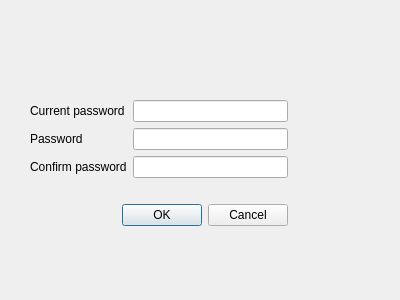
<?xml version="1.0" encoding="UTF-8"?>
<ui version="4.0">
 <class>ChangePass</class>
 <widget class="QDialog" name="ChangePass">
  <property name="geometry">
   <rect>
    <x>0</x>
    <y>0</y>
    <width>400</width>
    <height>300</height>
   </rect>
  </property>
  <property name="windowTitle">
   <string>Change password</string>
  </property>
  <widget class="QWidget" name="">
   <property name="geometry">
    <rect>
     <x>30</x>
     <y>100</y>
     <width>258</width>
     <height>126</height>
    </rect>
   </property>
   <layout class="QVBoxLayout" name="mainLayout">
    <item>
     <layout class="QFormLayout" name="formLayout">
      <item row="0" column="0">
       <widget class="QLabel" name="label_3">
        <property name="text">
         <string>Current password</string>
        </property>
       </widget>
      </item>
      <item row="0" column="1">
       <widget class="QLineEdit" name="lineEdit_3"/>
      </item>
      <item row="1" column="0">
       <widget class="QLabel" name="label">
        <property name="text">
         <string>Password</string>
        </property>
       </widget>
      </item>
      <item row="1" column="1">
       <widget class="QLineEdit" name="lineEdit"/>
      </item>
      <item row="2" column="0">
       <widget class="QLabel" name="label_2">
        <property name="text">
         <string>Confirm password</string>
        </property>
       </widget>
      </item>
      <item row="2" column="1">
       <widget class="QLineEdit" name="lineEdit_2"/>
      </item>
     </layout>
    </item>
    <item>
     <widget class="QDialogButtonBox" name="buttonBox">
      <property name="orientation">
       <enum>Qt::Orientation::Horizontal</enum>
      </property>
      <property name="standardButtons">
       <set>QDialogButtonBox::StandardButton::Cancel|QDialogButtonBox::StandardButton::Ok</set>
      </property>
     </widget>
    </item>
   </layout>
  </widget>
 </widget>
 <resources/>
 <connections>
  <connection>
   <sender>buttonBox</sender>
   <signal>accepted()</signal>
   <receiver>ChangePass</receiver>
   <slot>accept()</slot>
   <hints>
    <hint type="sourcelabel">
     <x>248</x>
     <y>254</y>
    </hint>
    <hint type="destinationlabel">
     <x>157</x>
     <y>274</y>
    </hint>
   </hints>
  </connection>
  <connection>
   <sender>buttonBox</sender>
   <signal>rejected()</signal>
   <receiver>ChangePass</receiver>
   <slot>reject()</slot>
   <hints>
    <hint type="sourcelabel">
     <x>316</x>
     <y>260</y>
    </hint>
    <hint type="destinationlabel">
     <x>286</x>
     <y>274</y>
    </hint>
   </hints>
  </connection>
 </connections>
</ui>
